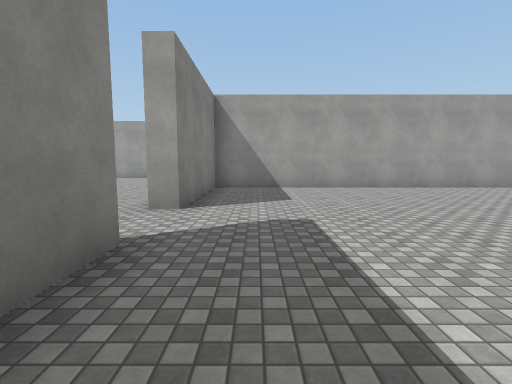
view 1 (above)

17 first-person views from a walk through a 3-D level made in the Unity game engine. The camera is 1.5 m above the floor, tilts 6° down and sees 85° across. The floor is counted in squares, 2 m on a side. Each view is taken from the middle of a square. On the plan, view 1 faces up. The plan holds only what a view shows up to about 10 squares ahead; the rest is blank. The place goes on beyond the plan. The player is left out. Door leaves are left out, so doorways stand open. Surface patterns are stand-ins for the level's own textures.

view 2
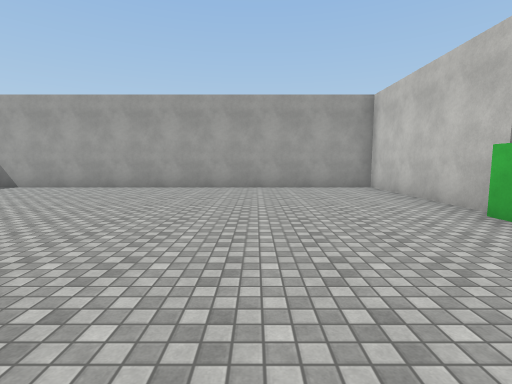

view 3
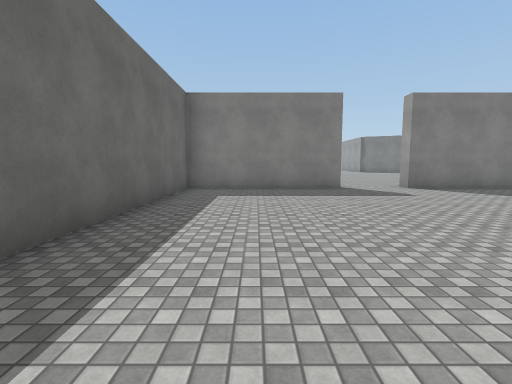

view 4
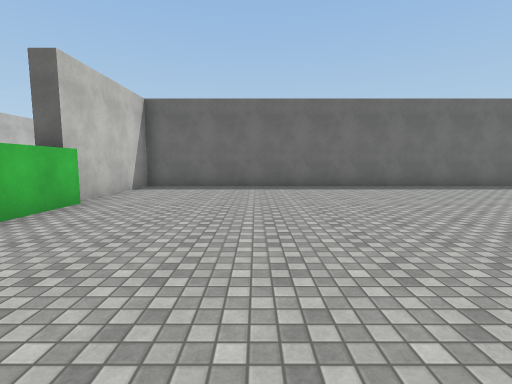

view 5
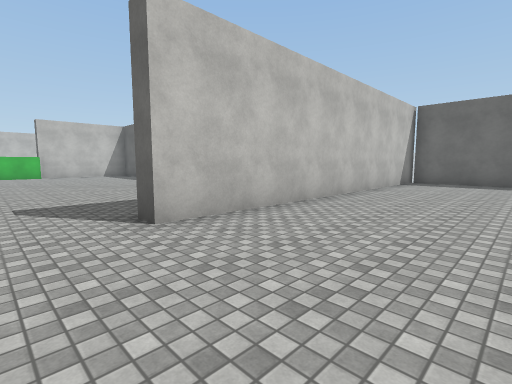

view 6
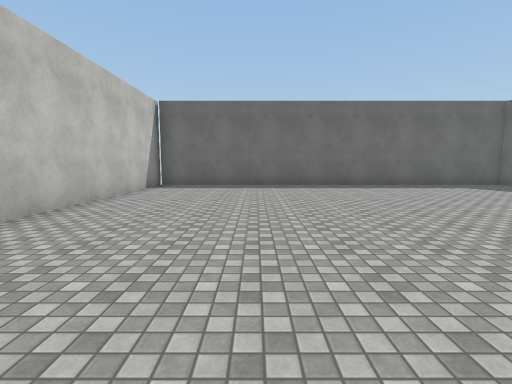

view 7
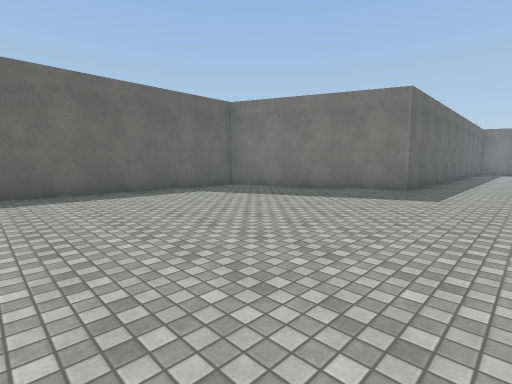

view 8
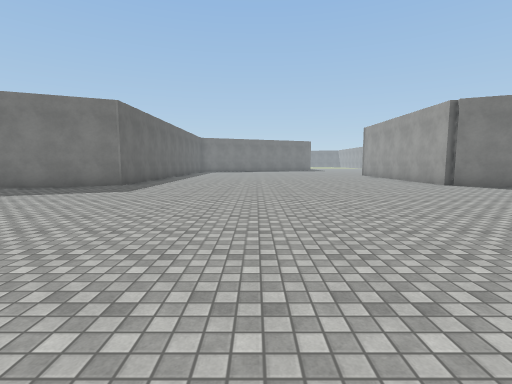

view 9
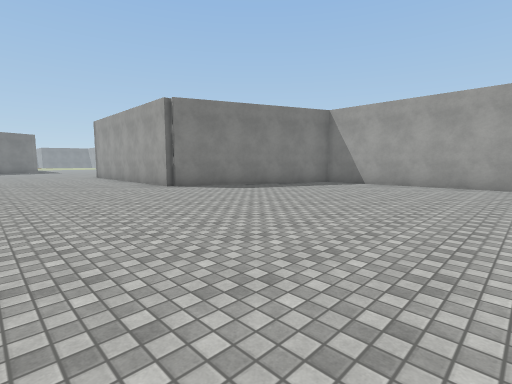

view 10
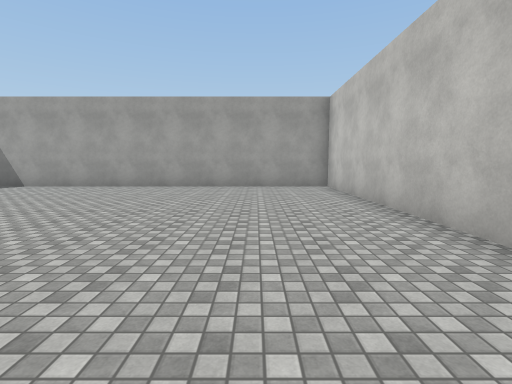

view 11
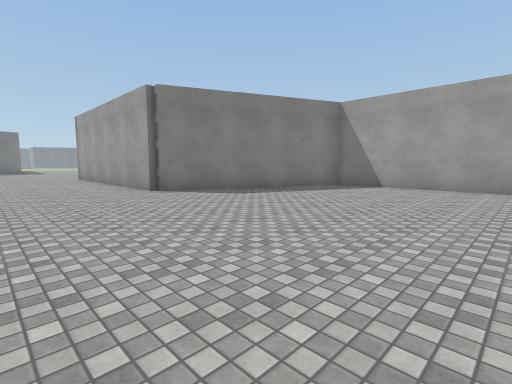

view 12
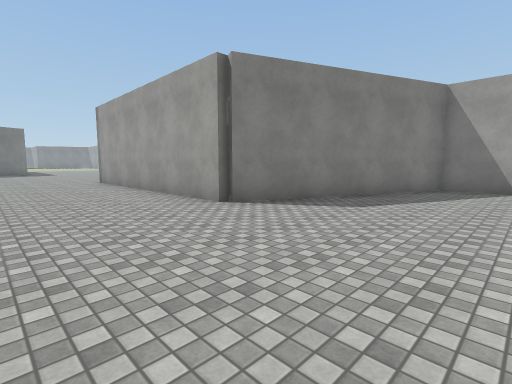

view 13
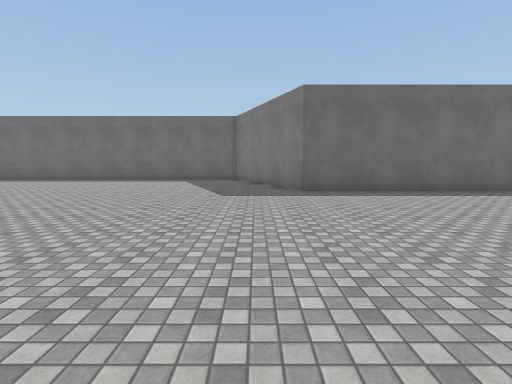

view 14
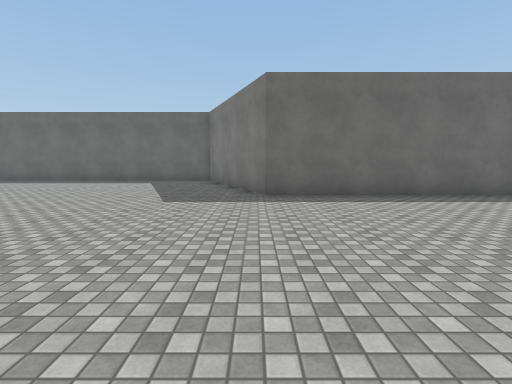

view 15
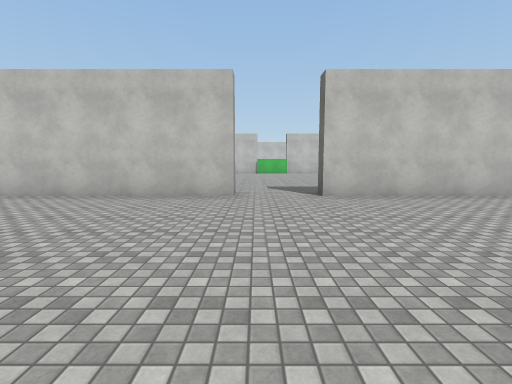

view 16
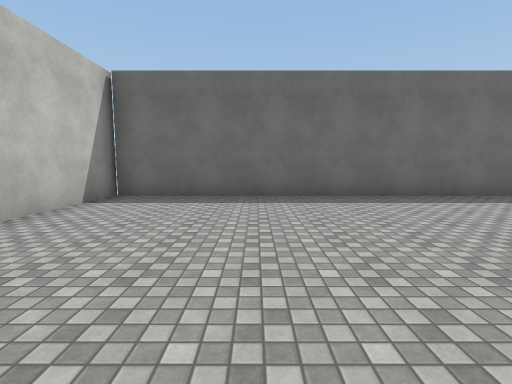

view 17
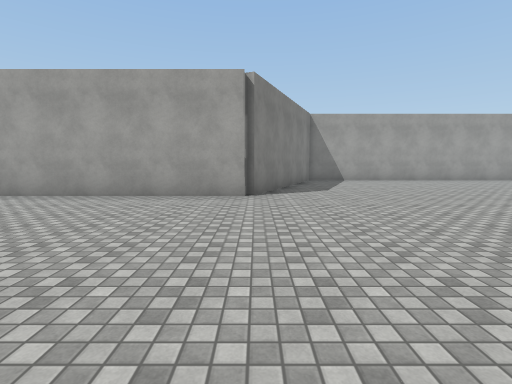

### Floor plan
Points are (right, up) in squares from view 1. A wall is a line through its corners. A room is listed if a view was taken in it or the views show most of it. See-through windows are left out.
Room 1 (views 1, 2, 3, 4)
walls: (11.2, 1.9) (11.2, 3.9); (11.5, 4.1) (11.5, 8.5) (-1.2, 8.5) (-1.2, 4.5); (-1.2, 2.5) (-1.2, -2) (11.5, -2) (11.5, 1.5)
ways out: open door at (-1.5, 3.5) to room 2
Room 2 (views 5, 6, 7, 8, 9, 10, 11, 12, 13, 14, 15, 16, 17)
walls: (-1.8, 4.5) (-1.8, 13.8) (-12.8, 13.8) (-15.1, 8.3) (-19.5, 8.3); (-19.5, -2.4) (-15.2, -2.4) (-13.2, -7.3) (-1.8, -7.3) (-1.8, 2.5)
ways out: open door at (-1.5, 3.5) to room 1

Positions as (right, up) in squares from view 1, and headings:
1: (0, 0), facing up
2: (8, 0), facing up
3: (7, 0), facing left
4: (8, 7), facing down
5: (-5, 4), facing down-right
6: (-5, 2), facing down
7: (-7, 0), facing down-left
8: (-6, 2), facing left
9: (-7, 4), facing up-left
10: (-4, 5), facing up
11: (-8, 5), facing up-left
12: (-11, 5), facing up-left
13: (-14, 5), facing down
14: (-15, 4), facing down
15: (-8, 4), facing right
16: (-5, -1), facing down
17: (-15, 2), facing up
